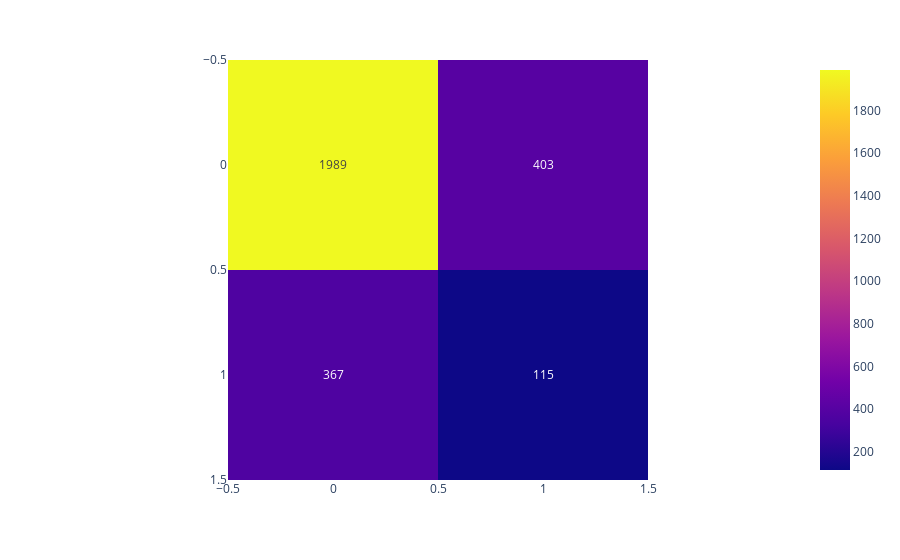

The code cell stored with this chart in its notebook:
### Code cell
px.imshow(confusion_matrix(y_test,predictions), text_auto=True)

### Figure 1 — Plotly figure (JSON) as saved in the notebook; plotly's stock layout.template omitted (floating-point values rounded to 4 significant figures)
{"data": [{"coloraxis": "coloraxis", "hovertemplate": "x: %{x}<br>y: %{y}<br>color: %{z}<extra></extra>", "name": "0", "texttemplate": "%{z}", "type": "heatmap", "xaxis": "x", "yaxis": "y", "z": [[1989, 403], [367, 115]]}], "layout": {"coloraxis": {"colorscale": [[0, "#0d0887"], [0.1111, "#46039f"], [0.2222, "#7201a8"], [0.3333, "#9c179e"], [0.4444, "#bd3786"], [0.5556, "#d8576b"], [0.6667, "#ed7953"], [0.7778, "#fb9f3a"], [0.8889, "#fdca26"], [1, "#f0f921"]]}, "margin": {"t": 60}, "xaxis": {"anchor": "y", "constrain": "domain", "domain": [0, 1], "scaleanchor": "y"}, "yaxis": {"anchor": "x", "autorange": "reversed", "constrain": "domain", "domain": [0, 1]}}}
